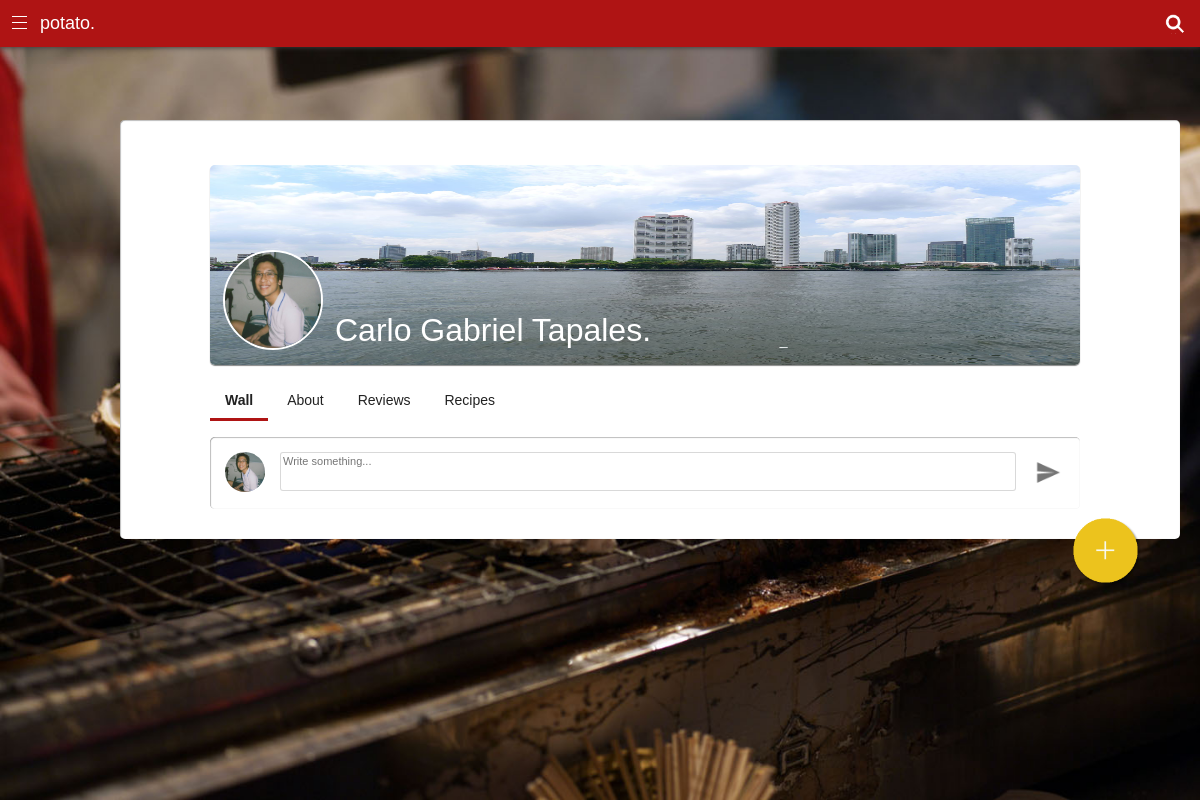
/account.php (signed in), run on the app's committed database.
### tables this page shows
CREATE TABLE `account` (
  `account_id` int(11) NOT NULL,
  `accimgname` varchar(45) NOT NULL DEFAULT 'default_pic.jpg',
  `username` varchar(16) NOT NULL,
  `password` varchar(16) NOT NULL,
  `firstname` varchar(45) NOT NULL,
  `lastname` varchar(45) NOT NULL,
  `email` varchar(45) NOT NULL,
  PRIMARY KEY (`account_id`)
);

### functions.php (called while the page is built, shortened)
<?php
include 'classes.php';
$accounts = array();
function loadAll()
{
	loadAccounts();
}
function getAccount($username)
{
	global $accounts;
	$acc = null;
	for($i = 0; $i<count($accounts); $i++)
	{
		$temp_user = $accounts[$i]->getUser();
		if(strcmp($temp_user, $username) == 0)
		{
			$acc = $accounts[$i];
		}
	}
	return $acc;
}
function loadAccounts()
{
	$accounts = null;
	$connect= new DBConnection();
	$connect = $connect->getInstance();
	$sql = "SELECT * FROM account";
	$result = $connect->query($sql);
	if($result->num_rows > 0)
	{
		while($row = $result->fetch_assoc())
		{
			$temp_acc = new account($row['account_id'], $row['accimgname'], $row['username'], $row['password'], $row['firstname'], $row['lastname'], $row['email']);
			$temp_acc->set_aboutme(getData("text/aboutme.txt", $temp_acc->getAccid()));
			$accounts[count($accounts)] = $temp_acc;
		}
	}
}
function getData ($text, $recipe_id)
{
	$file= fopen($text, "r");
	$text = "";
	$found = false;
	while(!feof($file) || $found == true)
	{
		$init = str_replace(array("\r", "\n"), "", fgets($file));
		if(strcmp($init, $recipe_id) == 0)
		{
			do {
				$save = str_replace(array("\r", "\n"), "", fgets($file));
				if(strcmp($save, ";") != 0)
					$text .= $save;
			}while(strcmp($save, ";"));
		}
	}
	return $text;
}
?>

### classes.php (called while the page is built, shortened)
<?php
class account
{
	public $account_id;
	public $account_img;
	public $username;
	public $firstname;
	public $lastname;
	function __construct($accid, $img, $user, $pass, $fn, $ln, $em)
	{
		$this->account_id = $accid;
		$this->account_img = $img;
		$this->username = $user;
		$this->firstname = $fn;
		$this->lastname = $ln;
	}
	function getUser()
	{
		return $this->username;
	}
	function getImg()
	{
		return $this->account_img;
	}
	function getFirstname()
	{
		return $this->firstname;
	}
	function getLastname()
	{
		return $this->lastname;
	}
	function getAccid()
	{
		return $this->account_id;
	}
}
?>

### account.php (the view, shortened to what this page needs)
<?php
	include 'functions.php';
	loadAll();
	if(isset($_SESSION["username"])){
		$loggedIn_account = getAccount($_SESSION["username"]);
		$account_id = $loggedIn_account->getAccid();
		$acc = getAccount($_SESSION["username"]);
	}
	else{
		echo "You are not logged in.";
		header('Refresh: 2; url = index.php');
	}
?>
<!DOCTYPE html>
<html>
	<head>
		<link rel = "stylesheet" type = "text/css" href = "css/style.css">
	</head>
	<body>
		<div class = "foodList">
			<?php include 'header.php'; ?>
			<div class = "menuBox" id = "inbox">
				<div class = "accHeader">
					<img class = "coverImg" src = "images/profile/chino_cover.jpg"/>
					<img class = "accImg" src = "images/profile/<?php echo $acc->getImg()?>"/>
					<p class = "accHead"><?php echo $acc->getFirstname() . " " . $acc->getLastname() . "." ?></p>
				</div>
				<br>
				<br>
				<ul class = "tabs" style = "padding-left:60px;">
					<li class = "tab-link current" data-tab = "accountWall">Wall</a></li>
					<li class = "tab-link" data-tab = "accountAbout">About</a></li>
					<li class = "tab-link" data-tab = "accountReviews">Reviews</a></li>
					<li class = "tab-link" data-tab = "accountRecipes">Recipes</a></li>
				</ul>
				<br>
				<div id = "accountWall" class = "tab-content current">
					<div class = "postBox">
						<img class = "itemBoxImg" src = "images/profile/<?php echo $loggedIn_account->getImg()?>">
						<form action = "post_comment.php?id=<?php echo $account_id; ?>&type=<?php echo $_GET['type']; ?>" method = "post">
							<textarea class = "cBox" placeholder = "Write something..." name = "text"/></textarea>
							<button id = "postButton" onclick = "document.forms["pPost"].submit();"><img class = "sendImg" src = "images/sent.png"></button>
						</form>
					</div>
				</div>
			</div>
			<div class = "addButton">
				<a href = "post.php"><img class = "postImg" src = "images/addButton.png"></a>
			</div>
		</div>
	</body>
</html>

### css/style.css (style rules this page uses)
body { margin: 0px; }
p { font-style: helvetica; font-family: sans-serif; }
a { color: black; font-size: 15px; font-style: helvetica; font-family: sans-serif; text-decoration: none; }
.foodList { background: url(../images/registerBackground.jpg); background-repeat: no-repeat; background-size: 100% 100%; width: 100%; height: 100%; position: absolute; overflow: auto; }
.addButton { top: 510px; right: 55px; margin: 0px; width: 80px; height: 80px; position: fixed; z-index: 1; }
.accHeader { top: 15px; left: 60px; margin: 0px; width: 870px; height: 200px; position: relative; }
p.accHead { top: 115px; left: 125px; color: rgb(255, 255, 255); font-size: 32px; position: absolute; }
.menuBox { top: 40%; left: 10%; margin-bottom: 40px; padding: 30px; color: rgba(10, 10, 10, 0.9); font-style: helvetica; font-family: sans-serif; font-size: 14px; background-color: rgb(255, 255, 255); border-radius: 5px; box-shadow: 0.5px 0.5px 1px #888888 inset; width: 1000px; height: auto; opacity: 0; position: absolute; }
.postBox { left: 30px; margin-left:30px; padding: 15px; color: rgba(10, 10, 10, 0.9); background-color: rgb(255, 255, 255); border-radius: 5px; box-shadow: 0.5px 0.5px 1px #888888 inset; width: 840px; height: auto; position: relative; }
.cBox { margin-left: 15px; padding-bottom: 0px; color: rgb(10, 10, 10); font-style: helvetica; font-family: sans-serif; font-size: 11px; border: 1px solid rgba(0,0,0,0.15); border-radius: 3px; min-height: 35px; opacity: 1.0; overflow: hidden; resize: none; }
img.itemBoxImg { background-repeat: no-repeat; background-position: 50%; border-radius: 50%; width: 40px; height: 40px; float: left; }
img.accImg { margin-top: 85px; margin-left: 13px; background-repeat: no-repeat; background-position: 50%; border-radius: 50%; border: solid 2px rgb(255, 255, 255); width: 96px; height: 96px; position: absolute; }
img.coverImg { background-repeat: no-repeat; -webkit-background-size: cover; background-size: cover; border-radius: 5px; box-shadow: 0px 1px 1px #888888; width: 870px; height: 200px; position: absolute; }
img.sendImg { top: 22px; right: 18px; background-repeat: no-repeat; width: 27px; height:27px; position: absolute; }
img.postImg { background-repeat: no-repeat; width: 80px; height: 80px; }
ul.tabs { margin: 0px; padding: 0px; list-style: none; }
ul.tabs li { background: none; display: inline-block; padding: 10px 15px; cursor: pointer; }
ul.tabs li.current { background: rgb(255, 255, 255); font-weight: bold; border-bottom: 3px solid; border-color: rgb(175, 20, 20); }
.tab-content { display: none; }
.tab-content.current { display: inherit; }
#postButton { background-color: transparent; border-color: transparent; }

### data on the page
account: accimgname (picture), firstname "Carlo Gabriel", lastname "Tapales"
